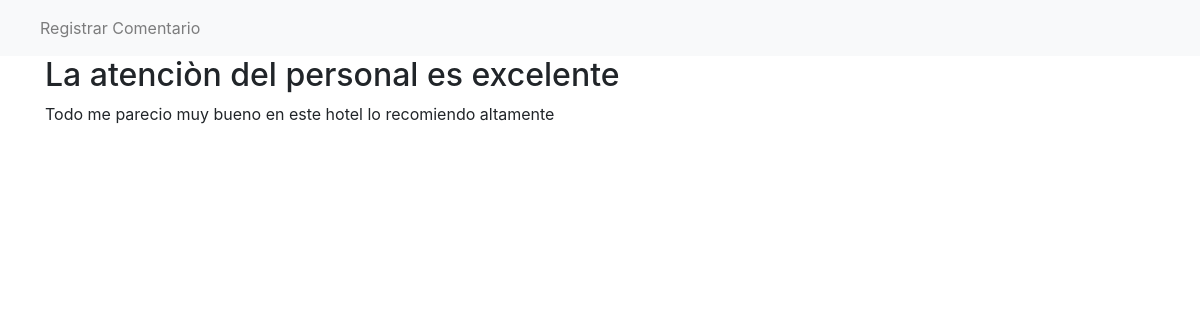
The page /1 on the database its author committed.
### tables this page shows
CREATE TABLE "posts" (
	"id"	INTEGER NOT NULL,
	"title"	VARCHAR(80),
	"content"	VARCHAR(200),
	"data_post"	TEXT,
	PRIMARY KEY("id" AUTOINCREMENT)
);

### app.py (the view)
@app.route('/<int:post_id>')
def post(post_id):
    post = get_post(post_id)
    return render_template('post/post4.html', post=post)

### app.py (called while the page is built)
@app.route('/get_db_connection', methods=['GET', 'POST'])
def get_db_connection():
    conn = sqlite3.connect('database/basehotel.db')
    conn.row_factory = sqlite3.Row
    return conn

@app.route('/get_post', methods=['GET', 'POST'])
def get_post(post_id):
    conn = get_db_connection()
    post = conn.execute('SELECT * FROM posts WHERE id = ?',
                        (post_id,)).fetchone()
    conn.close()
    if post is None:
        abort(404)
    return post

### templates/post/post4.html (shortened to what this page needs)
{% extends 'post/base4.html' %}
{% block content %}
    <h2>{% block title %} {{ post['title'] }} {% endblock %}</h2>
    <p>{{ post['content'] }}</p>
{% endblock %}

### rows shown on the page
posts: title "La atenciòn del personal es excelente", content "Todo me parecio muy bueno en este hotel lo recomiendo altamente"
